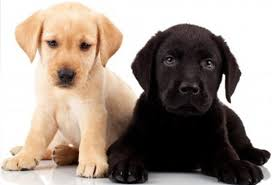
#> input picture dogs.jpeg, 272 x 185 px
$ python Kmean.py
#> lines starting #> are read from the running program, lines starting #| are printed output that depends on the picture
from cv2 import cv2
import numpy as np
import matplotlib.pyplot as plt

# read the image
image = cv2.imread("dogs.jpeg")
#> image is the input picture: shape (185, 272, 3); mean B, G, R 138.1, 147.9, 160.9

# convert to RGB
image = cv2.cvtColor(image, cv2.COLOR_BGR2RGB)

# reshape the image to a 2D array of pixels and 3 color values (RGB)
pixel_values = image.reshape((-1, 3))
# convert to float
pixel_values = np.float32(pixel_values)

print(pixel_values.shape)
#| (50320, 3)

# define stopping criteria
criteria = (cv2.TERM_CRITERIA_EPS + cv2.TERM_CRITERIA_MAX_ITER, 100, 0.2)

# number of clusters (K)
k = 3
_, labels, (centers) = cv2.kmeans(pixel_values, k, None, criteria, 10, cv2.KMEANS_RANDOM_CENTERS)
#> centers = [[29.58, 21.63, 20.48], [251.6, 247.7, 243.1], [210.6, 175, 144]]

# convert back to 8 bit values
centers = np.uint8(centers)
#> centers = [[29, 21, 20], [251, 247, 243], [210, 175, 143]]

# flatten the labels array
labels = labels.flatten()

# convert all pixels to the color of the centroids
segmented_image = centers[labels.flatten()]

# reshape back to the original image dimension
segmented_image = segmented_image.reshape(image.shape)
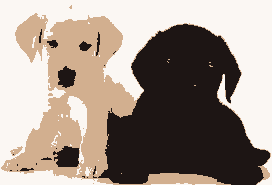
#> segmented_image: shape (185, 272, 3); mean R, G, B 160.3, 147.3, 137.6
# show the image
plt.imshow(segmented_image)
plt.show()
